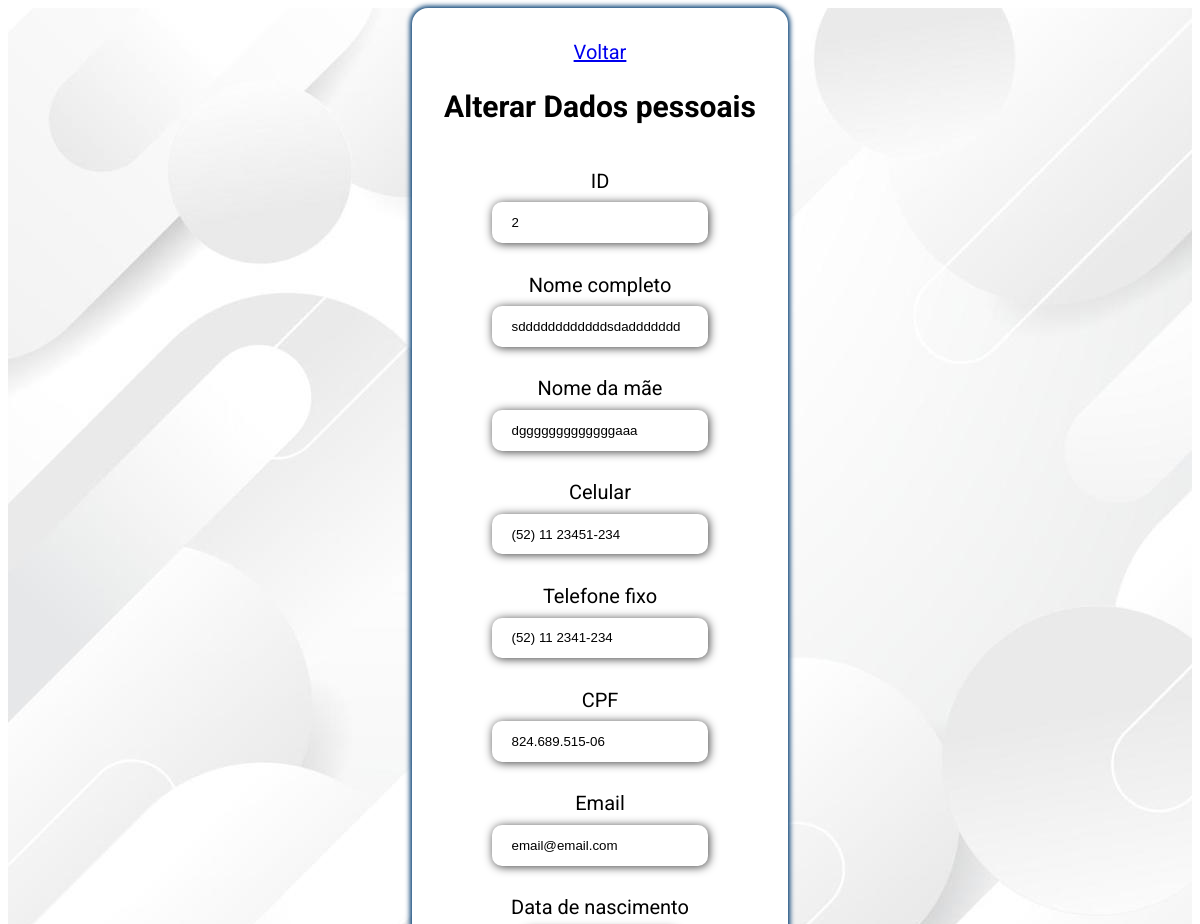
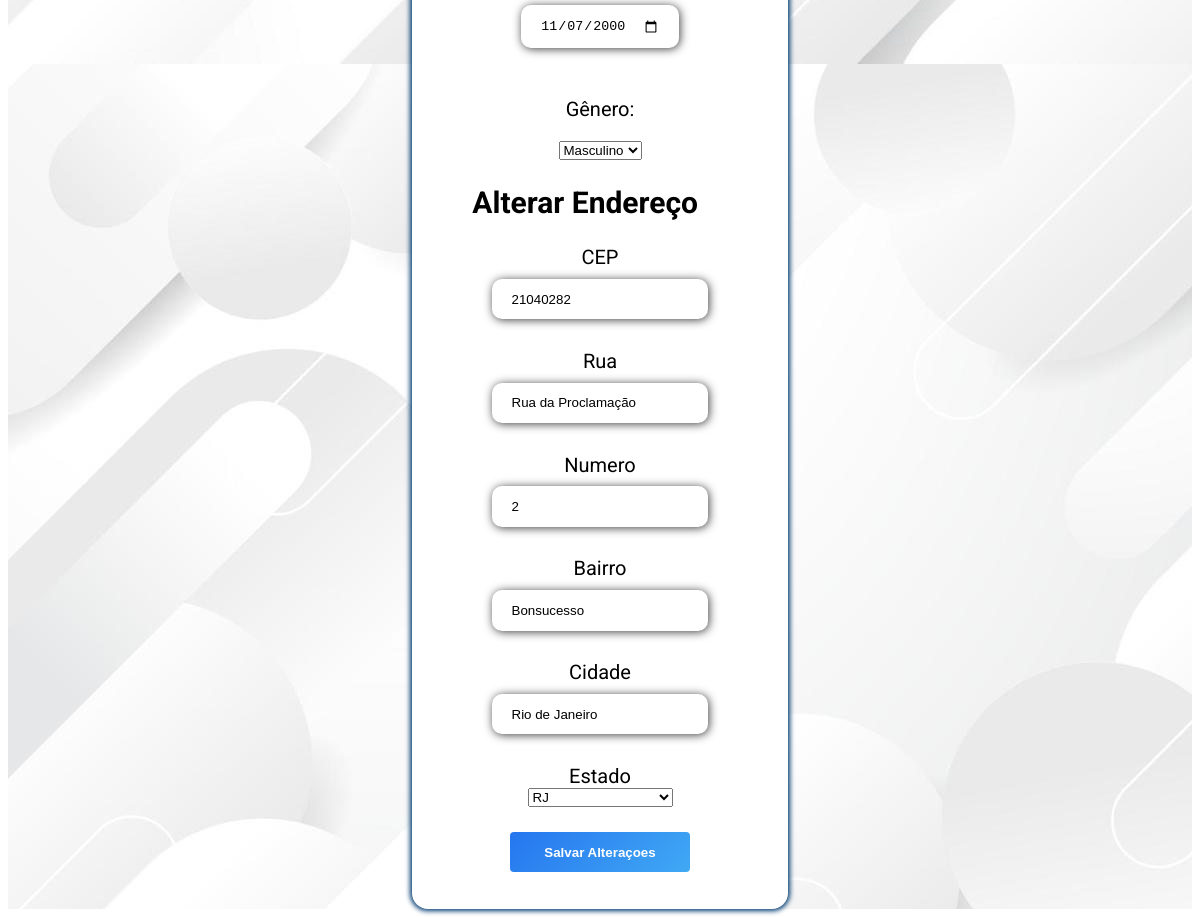
The app's page /Telas/Editar/editdados.php?iddados=2 (signed in) with its own data (2 pictures, top to bottom).
### tables this page shows
CREATE TABLE `dados` (
  `iddados` int(11) NOT NULL,
  `nome` varchar(80) NOT NULL,
  `nomemae` varchar(80) NOT NULL,
  `celular` varchar(17) NOT NULL,
  `telfixo` varchar(16) NOT NULL,
  `cpf` varchar(15) NOT NULL,
  `datanasc` date NOT NULL,
  `genero` varchar(10) NOT NULL,
  `email` varchar(45) NOT NULL,
  `cep` int(11) NOT NULL,
  `rua` varchar(45) NOT NULL,
  `numero` varchar(10) NOT NULL,
  `bairro` varchar(45) NOT NULL,
  `cidade` varchar(45) NOT NULL,
  `estado` varchar(5) NOT NULL
);

### Telas/Editar/editdados.php (the view, shortened to what this page needs)
<?php
if (!empty($_GET['iddados'])) {
    include_once('../config.php');
    $iddados = $_GET['iddados'];
    $sqlSelect = "SELECT * FROM dados WHERE iddados=$iddados";
    $result = $conexao->query($sqlSelect);
    if ($result->num_rows > 0) {
        while ($user_data = mysqli_fetch_assoc($result)) {
            $nome = $user_data['nome'];
            $nomemae = $user_data['nomemae'];
            $celular = $user_data['celular'];
            $telfixo = $user_data['telfixo'];
            $cpf = $user_data['cpf'];
            $datanasc = $user_data['datanasc'];
            $genero = $user_data['genero'];
            $email = $user_data['email'];
            $cep = $user_data['cep'];
            $rua = $user_data['rua'];
            $numero = $user_data['numero'];
            $bairro = $user_data['bairro'];
            $cidade = $user_data['cidade'];
            $estado = $user_data['estado'];
        }
    } else {
        header('location: ../dados/dados.php');
    }
}
?>
<!DOCTYPE html>
<html lang="pt-br">
<head>
    <link rel="stylesheet" href="style.css">
</head>
<body>
    <main>
        <form action="saveEdit.php" class="formulario" method="POST">
            <div class="voltar">
                <a href="../dados/dados.php">Voltar</a>
            </div>
            <h2>Alterar Dados pessoais</h2>
            <div>
                <div class="campo">
                    <label for="iddados">ID</label>
                    <input type="text" id="iddados" name="iddados" value="<?php echo $iddados ?>">
                </div>
                <div class="campo">
                    <label for="nome">Nome completo</label>
                    <input type="text" id="nome" name="nome" onkeyup="semnumero(this)" maxlength="80" value="<?php echo $nome ?>">
                </div>
                <div class="campo">
                    <label for="nomemae">Nome da mãe</label>
                    <input type="text" id="nomemae" name="nomemae" onkeyup="semnumero(this)" maxlength="80" value="<?php echo $nomemae ?>">
                </div>
                <div class="campo">
                    <label for="cel">Celular</label>
                    <input type="tel" id="celular" name="celular" title="Digite o Celular" onkeyup="ajustaCelular(this)" value="<?php echo $celular ?>">
                </div>
                <div class="campo">
                    <label for="fixo">Telefone fixo</label>
                    <input type="tel" id="fixo" name="telfixo" name="telfixo" onkeyup="ajustaTelefone(this)" value="<?php echo $telfixo ?>">
                </div>
                <div class="campo">
                    <label for="cpf">CPF</label>
                    <input type="text" id="cpf" name="cpf" onblur="validarCPF(this)" onkeyup="ajustaCpf(this)" value="<?php echo $cpf ?>">
                </div>
                <div class="campo">
                    <label for="email">Email</label>
                    <input type="email" id="email" name="email" value="<?php echo $email ?>">
                </div>
                <div class="campo">
                    <label for="datanascimento">Data de nascimento</label>
                    <input type="date" id="datanasc" name="datanasc" value="<?php echo $datanasc ?>">
                </div>
                <div class="campo">
                    <p>Gênero:</p>
                    <select name="genero" id="genero">
                        <option value="<?php echo $genero ?>"> <?php echo $genero ?> </option>
                    </select>
                </div>
                <h2>Alterar Endereço</h2>
                <div class="campo">
                    <label>CEP</label>
                    <input name="cep" type="text" id="cep" maxlength=" 9" value="<?php echo $cep ?>">
                </div>
                <div class="campo">
                    <label>Rua</label>
                    <input name="rua" type="text" id="rua" value="<?php echo $rua ?>">
                </div>
                <div class="campo">
                    <label>Numero</label>
                    <input type="text" id="numero" name="numero" value="<?php echo $numero ?>">
                </div>
                <div class="campo">
                    <label>Bairro</label>
                    <input name="bairro" type="text" id="bairro" value="<?php echo $bairro ?>">
                </div>
                <div class="campo">
                    <label>Cidade</label>
                    <input name="cidade" type="text" id="cidade" value="<?php echo $cidade ?>">
                </div>
                <div class="campo">
                    <label>Estado</label>
                    <select name="estado" type="text" id="estado">
                        <option value="<?php echo $estado ?>"> <?php echo $estado ?> </option>
                    </select>
                </div>
                <div class="botaodiv">
                    <input class="botao" type="submit" name="update" id="update" value="Salvar Alteraçoes">
                </div>
        </form>
    </main>
</body>
</html>

### Telas/Editar/style.css (style rules this page uses)
body { font-family: 'Roboto', sans-serif; font-size: 20px; }
main { height: 100%; background-image: url(img/modern-clean-white-background-free-vector.jpg); display: flex; justify-content: center; align-items: center; }
.formulario { max-width: 700px; box-shadow: 0px 0px 5px 2px #003b71; background-color: white; padding: 3rem; border-radius: 15px; display: flex; flex-direction: column; justify-content: center; align-items: center; padding: 32px; border-radius: 16px; }
.campo { display: flex; flex-direction: column; margin: 20px; align-items: center; }
.campo input { border: white; margin: 0.6rem 0; padding: 0.8rem 1.2rem; border-radius: 10px; box-shadow: 1px 1px 10px #000000c1; }
.botao { border: 0; width: 180px; height: 40px; margin: 5px; border-radius: 4px; font-weight: 900; background: linear-gradient(135deg, #2676EF, #40A9F4); color: #ffffff; padding: 8px; cursor: pointer; }
.botaodiv { display: flex; flex-direction: column; align-items: center; }

### records on screen
dados: nome "sddddddddddddsdaddddddd", nomemae "dgggggggggggggaaa", celular "(52) 11 23451-234", telfixo "(52) 11 2341-234", cpf "824.689.515-06", email "email@email.com", datanasc "11/07/2000", genero "Masculino", cep "21040282", rua "Rua da Proclamação", numero "2", bairro "Bonsucesso", cidade "Rio de Janeiro", estado "RJ"
